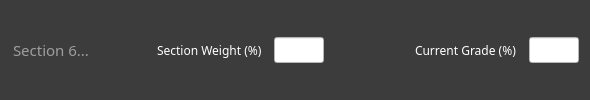
       <widget class="QFrame" name="input6Frame">
        <property name="styleSheet">
         <string notr="true">background-color: rgb(60, 60, 60);</string>
        </property>
        <property name="frameShape">
         <enum>QFrame::NoFrame</enum>
        </property>
        <property name="frameShadow">
         <enum>QFrame::Raised</enum>
        </property>
        <property name="lineWidth">
         <number>0</number>
        </property>
        <layout class="QHBoxLayout" name="horizontalLayout_12">
         <item>
          <widget class="QLineEdit" name="s6">
           <property name="font">
            <font>
             <family>Montserrat Medium</family>
             <pointsize>11</pointsize>
            </font>
           </property>
           <property name="styleSheet">
            <string notr="true">color: rgb(255, 255, 255);</string>
           </property>
           <property name="frame">
            <bool>false</bool>
           </property>
           <property name="placeholderText">
            <string>Section 6...</string>
           </property>
          </widget>
         </item>
         <item>
          <widget class="QLabel" name="label_10">
           <property name="font">
            <font>
             <family>Montserrat SemiBold</family>
             <pointsize>9</pointsize>
            </font>
           </property>
           <property name="styleSheet">
            <string notr="true">color: rgb(255, 255, 255);</string>
           </property>
           <property name="text">
            <string>Section Weight (%)  </string>
           </property>
          </widget>
         </item>
         <item>
          <widget class="QLineEdit" name="w6">
           <property name="maximumSize">
            <size>
             <width>50</width>
             <height>16777215</height>
            </size>
           </property>
           <property name="font">
            <font>
             <family>Montserrat SemiBold</family>
             <pointsize>10</pointsize>
            </font>
           </property>
           <property name="styleSheet">
            <string notr="true">background-color: rgb(255, 255, 255);
color: rgb(0, 0, 0);</string>
           </property>
           <property name="placeholderText">
            <string/>
           </property>
          </widget>
         </item>
         <item>
          <spacer name="horizontalSpacer_6">
           <property name="orientation">
            <enum>Qt::Horizontal</enum>
           </property>
           <property name="sizeType">
            <enum>QSizePolicy::Fixed</enum>
           </property>
           <property name="sizeHint" stdset="0">
            <size>
             <width>85</width>
             <height>20</height>
            </size>
           </property>
          </spacer>
         </item>
         <item>
          <widget class="QLabel" name="label_9">
           <property name="font">
            <font>
             <family>Montserrat SemiBold</family>
             <pointsize>9</pointsize>
            </font>
           </property>
           <property name="styleSheet">
            <string notr="true">color: rgb(255, 255, 255);</string>
           </property>
           <property name="text">
            <string>Current Grade (%)  </string>
           </property>
          </widget>
         </item>
         <item>
          <widget class="QLineEdit" name="g6">
           <property name="maximumSize">
            <size>
             <width>50</width>
             <height>16777215</height>
            </size>
           </property>
           <property name="font">
            <font>
             <family>Montserrat SemiBold</family>
             <pointsize>10</pointsize>
            </font>
           </property>
           <property name="styleSheet">
            <string notr="true">background-color: rgb(255, 255, 255);
color: rgb(0, 0, 0);</string>
           </property>
          </widget>
         </item>
        </layout>
       </widget>
